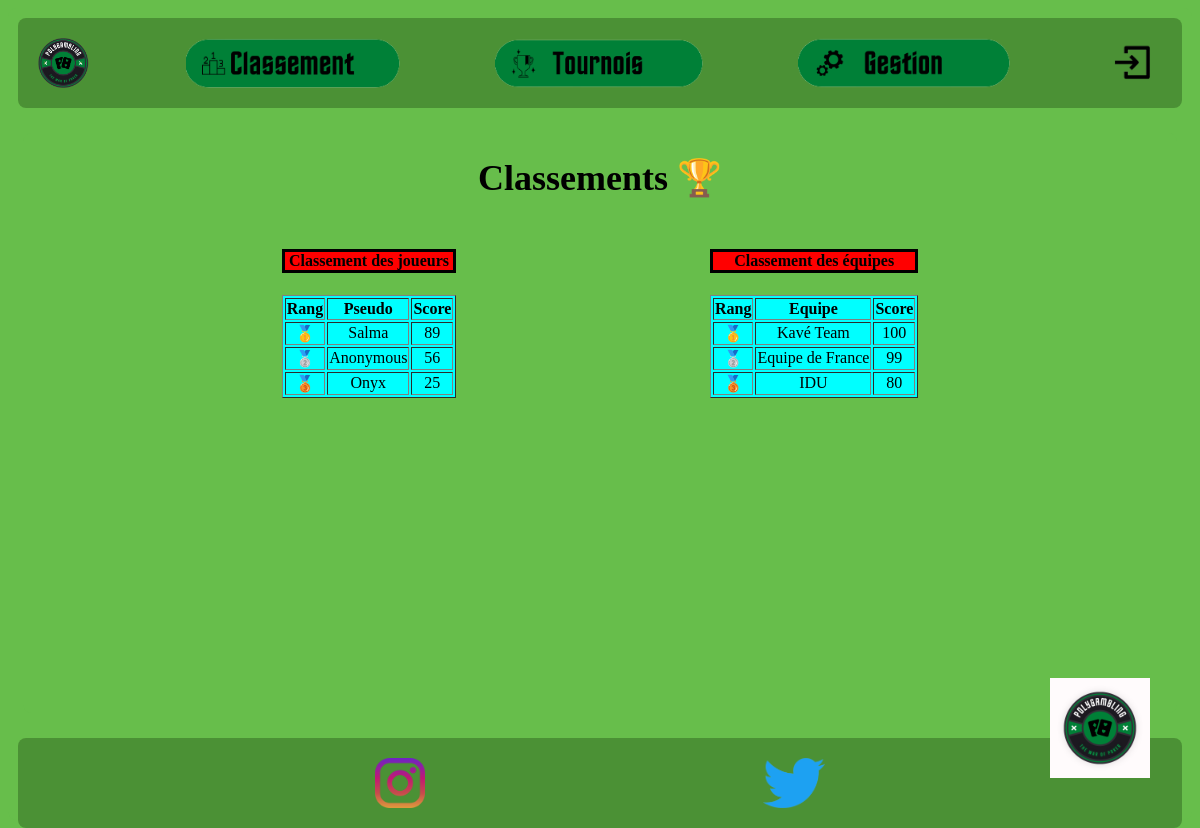
Page /page_score.php on the committed database.
### tables this page shows
CREATE TABLE personne (
    idPersonne INT(4) AUTO_INCREMENT,
    pseudo VARCHAR(30) NOT NULL,
    mdp VARCHAR(30) NOT NULL,
    nom VARCHAR(30) NOT NULL,
    prenom VARCHAR(30) NOT NULL,
    score FLOAT,
    equipe INT(4) DEFAULT NULL,
    CONSTRAINT pk_personne PRIMARY KEY (idPersonne),
    CONSTRAINT fk_equipe FOREIGN KEY (equipe) REFERENCES equipe(idEquipe) 
);

CREATE TABLE equipe (
    idEquipe INT(4) AUTO_INCREMENT,
    nom VARCHAR(30) NOT NULL,
    score FLOAT,
    CONSTRAINT pk_equipe PRIMARY KEY (idEquipe) 
);

### page_score.php (the view, shortened to what this page needs)
<html>
    <head>
        <link href="css1.css" rel="stylesheet">
    </head>
    <body>
        <div id="fond">
            <div id="entete">
                <div id="pagePrincipale">
                    <a href="html1.html">
                        <img id="logo" src="media/PolyGambling_logo_1.png" />
                    </a>
                </div>
                <div id="navigation">
                    <a href="page_score.php">
                        <img id="logo" src="media/Bouton_classement.png" />
                    </a>
                    <a href="tournois.php">
                        <img id="logo" src="media/Bouton_tournois.png" />
                    </a>
                    <a href="formulaire_affect.php">
                        <img id="logo" src="media/Bouton_gestion.png" />
                    </a>
                </div>
                <div>
                    <a id="connexion" href="login.php">
                        <img id="logo" src="media/bouton_connexion.png" />
                    </a>
                </div>
            </div>
            <div id="contenu">
                <div id="infos">
<div id='fond'>
<h1><center>Classements &#127942</center></h1>
<?php
    $conn = connexionBdd();
?>
    <div id='contenu'>
    <?php
        $sql_joueur = "SELECT * FROM personne ORDER BY score DESC;";
        $resultat_joueur = mysqli_query($conn, $sql_joueur) or die ("Requête invalide : ".mysqli_error($conn)."\n".$sql_joueur);
        echo "<table border='1'>";
        echo "<caption align='top'><h4>Classement des joueurs</h4></caption>";
        echo "<thead>";
        echo "<tr><th id='rang'>Rang</th><th>Pseudo</th><th>Score</th></tr>";
        echo "</thead>";
        echo "<tbody>";
        $rang = 1;
        while ($row_joueur = mysqli_fetch_assoc($resultat_joueur)) {
            if ($rang == 1) {
                echo "<tr><td>&#129351</td><td>".$row_joueur['pseudo']."</td><td>".$row_joueur['score']."</td></tr>";
                $rang++;
            }
            else {if ($rang == 2) {
                echo "<tr><td>&#129352</td><td>".$row_joueur['pseudo']."</td><td>".$row_joueur['score']."</td></tr>";
                $rang++;
            }
            else {if ($rang == 3) {
                echo "<tr><td>&#129353</td><td>".$row_joueur['pseudo']."</td><td>".$row_joueur['score']."</td></tr>";
                $rang++;
            }
            else {if ($rang > 3) {
                echo "<tr><td>" .$rang."</td><td>".$row_joueur['pseudo']."</td><td>".$row_joueur['score']."</td></tr>";
                $rang++;
            }}}}
        }
        echo "</tbody>";
        echo "</table>";
        $sql_equipe = "SELECT * FROM equipe ORDER BY score DESC;";
        $resultat_equipe = mysqli_query($conn, $sql_equipe) or die ("Requête invalide : ".mysqli_error($conn)."\n".$sql_equipe);
        echo "<table border='1'>";
        echo "<caption align='top'><h4>Classement des équipes</h4></caption>";
        echo "<thead>";
        echo "<tr><th id='rang'>Rang</th><th>Equipe</th><th>Score</th></tr>";
        echo "</thead>";
        echo "<tbody>";
        $rang2 = 1;
        while ($row_equipe = mysqli_fetch_assoc($resultat_equipe)) {
            if ($rang2 == 1) {
                echo "<tr><td>&#129351</td><td>".$row_equipe['nom']."</td><td>".$row_equipe['score']."</td></tr>";
            $rang2++;
            }
            else {if ($rang2 == 2) {
                echo "<tr><td>&#129352</td><td>".$row_equipe['nom']."</td><td>".$row_equipe['score']."</td></tr>";
            $rang2++;
            }
            else {if ($rang2 == 3) {
                echo "<tr><td>&#129353</td><td>".$row_equipe['nom']."</td><td>".$row_equipe['score']."</td></tr>";
            $rang2++;
            }
            else {if ($rang2 > 3) {
                echo "<tr><td>" .$rang2."</td><td>".$row_equipe['nom']."</td><td>".$row_equipe['score']."</td></tr>";
            $rang2++;
            }}}}
        }
        echo "</tbody>";
        echo "</table>";
    ?>
    <div class="cube">
        <div class="side" id="back"></div>
    </div>
    </div>
    </div>
                </div>
            </div>
            <div id="contact">
                <a href="https://www.instagram.com/theo.simonet/?hl=fr">
                    <img id="logo" src="media/insta.png" />
                </a>
                <a href="https://twitter.com/elonmusk">
                    <img id="logo" src="media/twitter.png" />
                </a>
            </div>
        </div>
    </body>
</html>

### css1.css (style rules this page uses)
body { background: #67BE4B; }
#fond { display: flex; flex-direction: column; height: 100%; border-radius: 8px; border-width: 2px; }
#entete { background-color: #366d248c; display: flex; margin: 10px; height: 50; border-radius: 8px; border-width: 2px; order :1; padding: 20px; position: sticky; top: 0; }
#pagePrincipale { flex-grow: 1; }
#navigation { display: flex; flex-grow: 150; justify-content: space-evenly; }
#connexion { flex-grow: 1; }
#logo { height: 100%; }
#contenu { display: flex; height: 80%; flex-grow: 2; margin: 5px; border-radius: 8px; border-width: 2px; order :2; }
#infos { display: flex; flex-direction: column; justify-content: center; color : black ; font-family: cursive; font-size: large; text-align: center; flex-grow: 2; margin: 10px; border-radius: 8px; border-width: 2px; order :3; }
#contact { background-color: #366d248c; display: flex; justify-content: space-evenly; margin: 10px; height: 50; border-radius: 8px; border-width: 2px; order :5; padding: 20px; }

### rows in the picture
personne: pseudo "Salma", score "89"
personne: pseudo "Anonymous", score "56"
personne: pseudo "Onyx", score "25"
equipe: nom "Kavé Team", score "100"
equipe: nom "Equipe de France", score "99"
equipe: nom "IDU", score "80"
